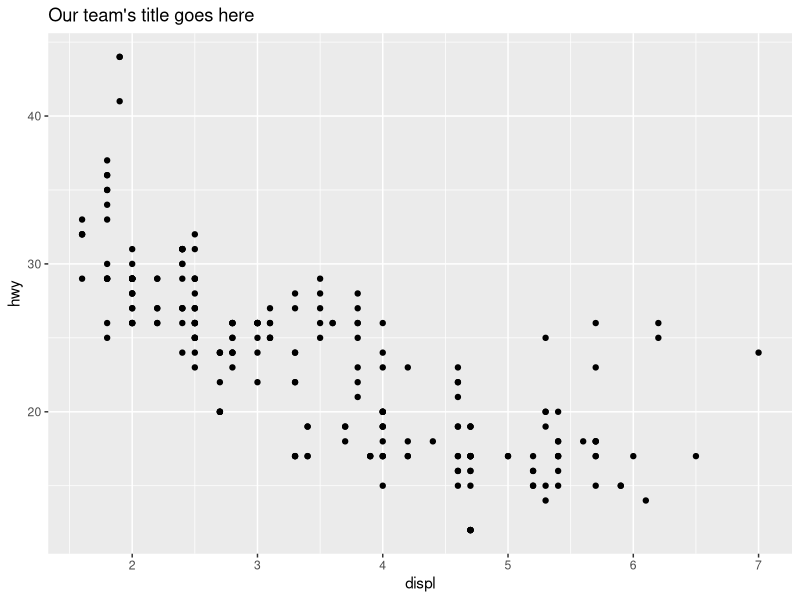

Generate this figure with R:
## ---- chunk 1
library(ggplot2)
## ---- chunk 2
ggplot(mpg, aes(x = displ, y = hwy)) +
  geom_point() +
  labs(title = "Our team's title goes here")
